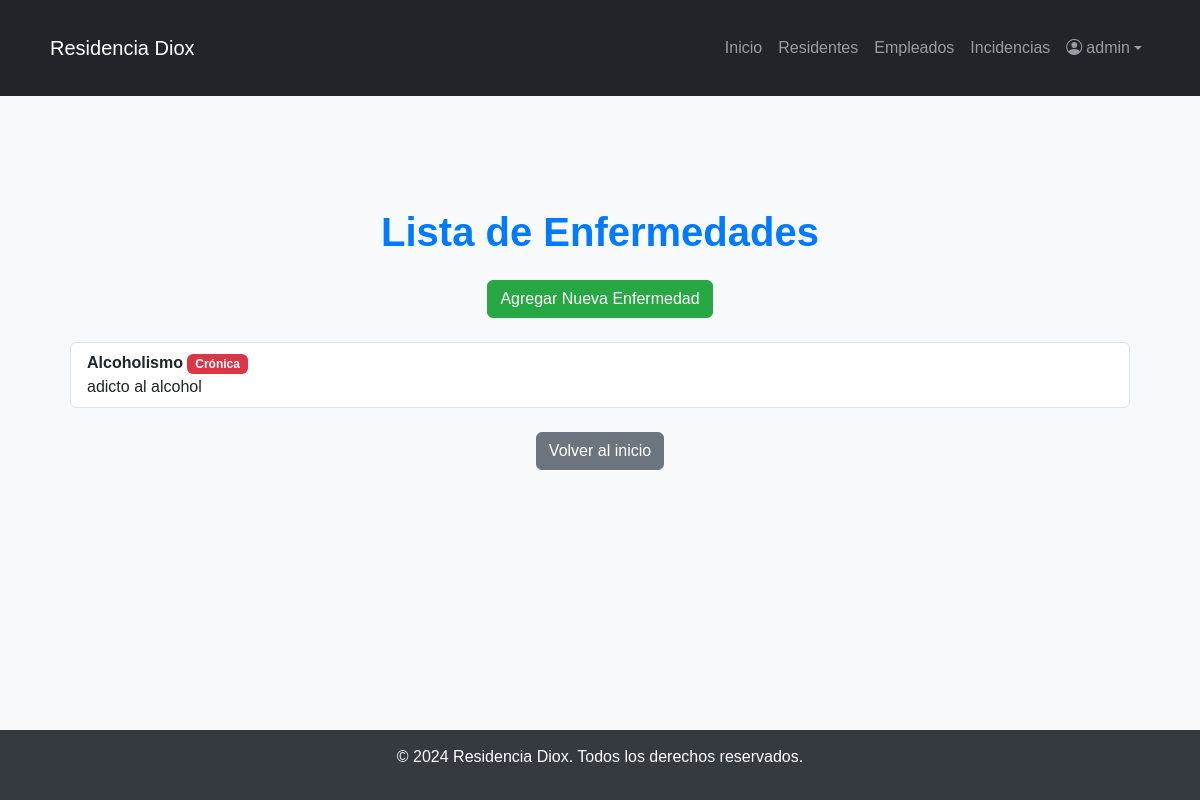
Page /DioxWeb/enfermedades/ (signed in) on the committed database.
### DioxWeb/models.py (models this page shows, shortened)
class Enfermedad(models.Model):
    nombre = models.CharField(max_length=100, unique=True)
    descripcion = models.TextField(blank=True, null=True)
    cronica = models.BooleanField(default=False)

### DioxWeb/decorators.py (the view, shortened to what this page needs)
        def _wrapped_view(request, *args, **kwargs):
            if not request.user.is_authenticated:
                return HttpResponseForbidden("Acceso denegado: Inicie sesión.")
            if request.user.is_superuser:
                return view_func(request, *args, **kwargs)

### DioxWeb/views.py (called while the page is built)
@role_required(roles=["Administrador"])
@login_required
def lista_enfermedades(request):
    enfermedades = Enfermedad.objects.all()
    return render(request, 'pages/lista_enfermedades.html', {'enfermedades': enfermedades})

### DioxWeb/templates/pages/lista_enfermedades.html
{% extends 'pages/base.html' %}
{% block content %}
<div class="container mt-4">
    <h1 class="text-center mb-4">Lista de Enfermedades</h1>
    <div class="text-center mb-4">
        <a href="" class="btn btn-success">Agregar Nueva Enfermedad</a>
    </div>
    <ul class="list-group">
        {% for enfermedad in enfermedades %}
            <li class="list-group-item d-flex justify-content-between align-items-center">
                <span>
                    <strong>{{ enfermedad.nombre }}</strong>
                    {% if enfermedad.cronica %}
                        <span class="badge bg-danger">Crónica</span>
                    {% endif %}
                    <br>
                    {{ enfermedad.descripcion|default:"Sin descripción" }}
                </span>
            </li>
        {% empty %}
            <li class="list-group-item text-center">No hay enfermedades registradas.</li>
        {% endfor %}
    </ul>
    <div class="mt-4 text-center">
        <a href="{% url 'index' %}" class="btn btn-secondary">Volver al inicio</a>
    </div>
</div>
{% endblock %}

### DioxWeb/templates/pages/base.html (shortened to what this page needs)
<!DOCTYPE html>
<html lang="es">
<head>
    {% load static %}
    <link href="https://cdn.jsdelivr.net/npm/bootstrap@5.3.0-alpha1/dist/css/bootstrap.min.css" rel="stylesheet">
    <link href="https://cdn.jsdelivr.net/npm/bootstrap-icons/font/bootstrap-icons.css" rel="stylesheet">
    <link rel="stylesheet" href="https://cdn.jsdelivr.net/npm/flatpickr/dist/flatpickr.min.css">
    <link rel="stylesheet" href="{% static 'css/style_base.css' %}">
</head>
<body>
    <nav class="navbar navbar-expand-lg navbar-dark bg-dark">
        <div class="container">
            <a class="navbar-brand" href="#">Residencia Diox</a>
            <div class="collapse navbar-collapse" id="navbarNav">
                <ul class="navbar-nav ms-auto">
                    <li class="nav-item">
                        <a class="nav-link" href="{% url 'index' %}">Inicio</a>
                    </li>
                    <li class="nav-item">
                        <a class="nav-link" href="{% url 'residentes' %}">Residentes</a>
                    </li>
                    <li class="nav-item">
                        <a class="nav-link" href="{% url 'empleados' %}">Empleados</a>
                    </li>
                    <li class="nav-item">
                        <a class="nav-link" href="#">Incidencias</a>
                    </li>
                    {% if user.is_authenticated %}
                    <li class="nav-item dropdown">
                        <a class="nav-link dropdown-toggle d-flex align-items-center" href="#" id="navbarDropdown" role="button" data-bs-toggle="dropdown" aria-expanded="false">
                            <i class="bi bi-person-circle"></i>
                            <span class="ms-1">{{ user.username }}</span>
                        </a>
                    </li>
                    {% else %}
                    <li class="nav-item">
                        <a class="nav-link" href="#">Iniciar Sesión</a>
                    </li>
                    {% endif %}
                </ul>
            </div>
        </div>
    </nav>
    <div class="container my-5">
        {% block content %}{% endblock %}
    </div>
    <footer>
        <p>&copy; 2024 Residencia Diox. Todos los derechos reservados.</p>
    </footer>
</body>
</html>

### DioxWeb/static/css/style_base.css (style rules this page uses)
html, body { margin: 0; padding: 0; height: 100%; display: flex; flex-direction: column; font-family: 'Arial', sans-serif; background-color: #f8f9fa; color: #333; }
.container { flex-grow: 1; padding: 20px; }
h1 { font-size: 2.5rem; color: #007bff; font-weight: 600; margin-bottom: 40px; }
.btn-success { background-color: #28a745; border-color: #28a745; }
footer { margin-top: auto; background-color: #343a40; color: #fff; text-align: center; padding: 15px; margin-top: 50px; }

### rows in the picture
Enfermedad: nombre "Alcoholismo", cronica "Crónica", descripcion "adicto al alcohol"

### other values in the picture
{{ user.username }} "admin"
